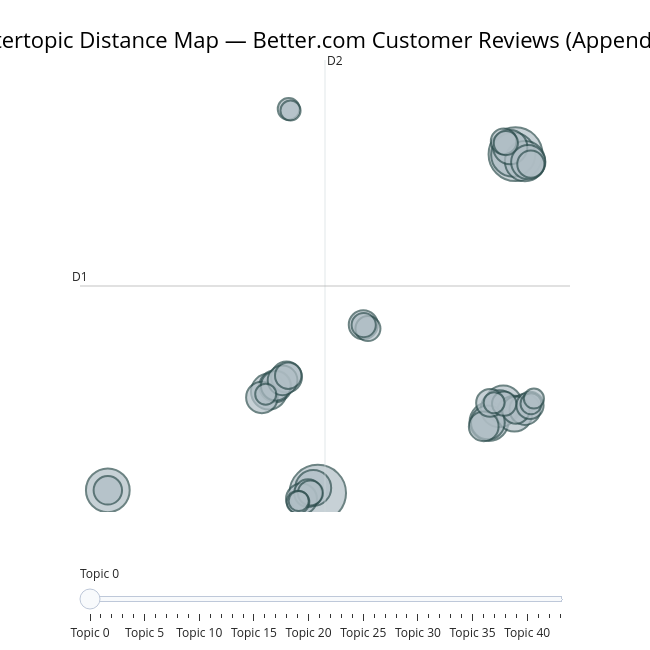

Notebook cell for this chart:
### Code cell
_fig_topicmap = topic_model.visualize_topics(
    custom_labels=True,        # uses labels from set_topic_labels()
    title='Intertopic Distance Map — Better.com Customer Reviews (Appendix)',
)
_fig_topicmap.show()
_save_fig(_fig_topicmap, 'appendix_fig_nlp_topic_map', width=1200, height=900)

### Figure 1 — Plotly figure (JSON) as saved in the notebook; plotly's stock layout.template omitted (floating-point values rounded to 4 significant figures; data arrays with more than 128 entries replaced by an {"elided": "..."} marker saying what was removed)
{"data": [{"customdata": {"elided": "44x3 mixed values"}, "hovertemplate": "<b>Topic %{customdata[0]}</b><br>%{customdata[1]}<br>Size: %{customdata[2]}", "legendgroup": "", "marker": {"color": "#B0BEC5", "line": {"color": "DarkSlateGrey", "width": 2}, "size": [87, 79, 53, 52, 44, 41, 38, 37, 35, 35, 35, 32, 32, 31, 28, 27, 26, 26, 26, 24, 24, 24, 23, 22, 21, 21, 20, 20, 20, 19, 18, 17, 17, 16, 16, 16, 14, 13, 12, 12, 12, 11, 11, 11], "sizemode": "area", "sizeref": 0.05437, "symbol": "circle"}, "mode": "markers", "name": "", "orientation": "v", "showlegend": false, "type": "scatter", "x": [1.25, 11.32, 11.21, -9.443, 11.8, 9.975, 10.7, 10.5, 11.27, -1.237, 1.021, 11.05, 11.97, 9.916, -0.9095, -1.595, 11.8, -0.3392, 0.4238, 9.703, -0.8851, -0.5426, 3.57, -9.442, 0.7594, 10.03, 11.34, 12.06, 12.1, -0.254, 10.72, 0.877, 3.806, 10.74, 3.591, 10.83, 0.2416, -0.2302, 10.23, 12.11, -1.4, 0.2796, 12.26, -0.137], "xaxis": "x", "y": [-3.533, 17.41, 17.38, -3.359, 16.97, 0.8852, 1.956, 1.674, 1.381, 2.742, -3.214, 17.84, 16.92, 0.8296, 3.072, 2.38, 1.637, 3.637, -3.892, 0.5885, 3.096, 3.432, 6.87, -3.358, -3.539, 2.04, 1.591, 1.885, 16.79, 3.722, 18.19, -3.524, 6.634, 1.996, 6.85, 18.09, -4.087, 20.19, 2.053, 1.99, 2.576, -4.019, 2.309, 20.1], "yaxis": "y"}], "layout": {"annotations": [{"showarrow": false, "text": "D1", "x": -10.86, "y": 9.262, "yshift": 10}, {"showarrow": false, "text": "D2", "x": 1.62, "xshift": 10, "y": 23.22}], "height": 650, "hoverlabel": {"bgcolor": "white", "font": {"family": "Rockwell", "size": 16}}, "legend": {"itemsizing": "constant", "tracegroupgap": 0}, "margin": {"t": 60}, "shapes": [{"line": {"color": "#CFD8DC", "width": 2}, "type": "line", "x0": 1.62, "x1": 1.62, "y0": -4.7, "y1": 23.22}, {"line": {"color": "#9E9E9E", "width": 2}, "type": "line", "x0": -10.86, "x1": 14.1, "y0": 9.262, "y1": 9.262}], "sliders": [{"active": 0, "pad": {"t": 50}, "steps": [{"args": [{"marker.color": [["red", "#B0BEC5", "#B0BEC5", "#B0BEC5", "#B0BEC5", "#B0BEC5", "#B0BEC5", "#B0BEC5", "#B0BEC5", "#B0BEC5", "#B0BEC5", "#B0BEC5", "#B0BEC5", "#B0BEC5", "#B0BEC5", "#B0BEC5", "#B0BEC5", "#B0BEC5", "#B0BEC5", "#B0BEC5", "#B0BEC5", "#B0BEC5", "#B0BEC5", "#B0BEC5", "#B0BEC5", "#B0BEC5", "#B0BEC5", "#B0BEC5", "#B0BEC5", "#B0BEC5", "#B0BEC5", "#B0BEC5", "#B0BEC5", "#B0BEC5", "#B0BEC5", "#B0BEC5", "#B0BEC5", "#B0BEC5", "#B0BEC5", "#B0BEC5", "#B0BEC5", "#B0BEC5", "#B0BEC5", "#B0BEC5"]]}], "label": "Topic 0", "method": "update"}, {"args": [{"marker.color": [["#B0BEC5", "red", "#B0BEC5", "#B0BEC5", "#B0BEC5", "#B0BEC5", "#B0BEC5", "#B0BEC5", "#B0BEC5", "#B0BEC5", "#B0BEC5", "#B0BEC5", "#B0BEC5", "#B0BEC5", "#B0BEC5", "#B0BEC5", "#B0BEC5", "#B0BEC5", "#B0BEC5", "#B0BEC5", "#B0BEC5", "#B0BEC5", "#B0BEC5", "#B0BEC5", "#B0BEC5", "#B0BEC5", "#B0BEC5", "#B0BEC5", "#B0BEC5", "#B0BEC5", "#B0BEC5", "#B0BEC5", "#B0BEC5", "#B0BEC5", "#B0BEC5", "#B0BEC5", "#B0BEC5", "#B0BEC5", "#B0BEC5", "#B0BEC5", "#B0BEC5", "#B0BEC5", "#B0BEC5", "#B0BEC5"]]}], "label": "Topic 1", "method": "update"}, {"args": [{"marker.color": [["#B0BEC5", "#B0BEC5", "red", "#B0BEC5", "#B0BEC5", "#B0BEC5", "#B0BEC5", "#B0BEC5", "#B0BEC5", "#B0BEC5", "#B0BEC5", "#B0BEC5", "#B0BEC5", "#B0BEC5", "#B0BEC5", "#B0BEC5", "#B0BEC5", "#B0BEC5", "#B0BEC5", "#B0BEC5", "#B0BEC5", "#B0BEC5", "#B0BEC5", "#B0BEC5", "#B0BEC5", "#B0BEC5", "#B0BEC5", "#B0BEC5", "#B0BEC5", "#B0BEC5", "#B0BEC5", "#B0BEC5", "#B0BEC5", "#B0BEC5", "#B0BEC5", "#B0BEC5", "#B0BEC5", "#B0BEC5", "#B0BEC5", "#B0BEC5", "#B0BEC5", "#B0BEC5", "#B0BEC5", "#B0BEC5"]]}], "label": "Topic 2", "method": "update"}, {"args": [{"marker.color": [["#B0BEC5", "#B0BEC5", "#B0BEC5", "red", "#B0BEC5", "#B0BEC5", "#B0BEC5", "#B0BEC5", "#B0BEC5", "#B0BEC5", "#B0BEC5", "#B0BEC5", "#B0BEC5", "#B0BEC5", "#B0BEC5", "#B0BEC5", "#B0BEC5", "#B0BEC5", "#B0BEC5", "#B0BEC5", "#B0BEC5", "#B0BEC5", "#B0BEC5", "#B0BEC5", "#B0BEC5", "#B0BEC5", "#B0BEC5", "#B0BEC5", "#B0BEC5", "#B0BEC5", "#B0BEC5", "#B0BEC5", "#B0BEC5", "#B0BEC5", "#B0BEC5", "#B0BEC5", "#B0BEC5", "#B0BEC5", "#B0BEC5", "#B0BEC5", "#B0BEC5", "#B0BEC5", "#B0BEC5", "#B0BEC5"]]}], "label": "Topic 3", "method": "update"}, {"args": [{"marker.color": [["#B0BEC5", "#B0BEC5", "#B0BEC5", "#B0BEC5", "red", "#B0BEC5", "#B0BEC5", "#B0BEC5", "#B0BEC5", "#B0BEC5", "#B0BEC5", "#B0BEC5", "#B0BEC5", "#B0BEC5", "#B0BEC5", "#B0BEC5", "#B0BEC5", "#B0BEC5", "#B0BEC5", "#B0BEC5", "#B0BEC5", "#B0BEC5", "#B0BEC5", "#B0BEC5", "#B0BEC5", "#B0BEC5", "#B0BEC5", "#B0BEC5", "#B0BEC5", "#B0BEC5", "#B0BEC5", "#B0BEC5", "#B0BEC5", "#B0BEC5", "#B0BEC5", "#B0BEC5", "#B0BEC5", "#B0BEC5", "#B0BEC5", "#B0BEC5", "#B0BEC5", "#B0BEC5", "#B0BEC5", "#B0BEC5"]]}], "label": "Topic 4", "method": "update"}, {"args": [{"marker.color": [["#B0BEC5", "#B0BEC5", "#B0BEC5", "#B0BEC5", "#B0BEC5", "red", "#B0BEC5", "#B0BEC5", "#B0BEC5", "#B0BEC5", "#B0BEC5", "#B0BEC5", "#B0BEC5", "#B0BEC5", "#B0BEC5", "#B0BEC5", "#B0BEC5", "#B0BEC5", "#B0BEC5", "#B0BEC5", "#B0BEC5", "#B0BEC5", "#B0BEC5", "#B0BEC5", "#B0BEC5", "#B0BEC5", "#B0BEC5", "#B0BEC5", "#B0BEC5", "#B0BEC5", "#B0BEC5", "#B0BEC5", "#B0BEC5", "#B0BEC5", "#B0BEC5", "#B0BEC5", "#B0BEC5", "#B0BEC5", "#B0BEC5", "#B0BEC5", "#B0BEC5", "#B0BEC5", "#B0BEC5", "#B0BEC5"]]}], "label": "Topic 5", "method": "update"}, {"args": [{"marker.color": [["#B0BEC5", "#B0BEC5", "#B0BEC5", "#B0BEC5", "#B0BEC5", "#B0BEC5", "red", "#B0BEC5", "#B0BEC5", "#B0BEC5", "#B0BEC5", "#B0BEC5", "#B0BEC5", "#B0BEC5", "#B0BEC5", "#B0BEC5", "#B0BEC5", "#B0BEC5", "#B0BEC5", "#B0BEC5", "#B0BEC5", "#B0BEC5", "#B0BEC5", "#B0BEC5", "#B0BEC5", "#B0BEC5", "#B0BEC5", "#B0BEC5", "#B0BEC5", "#B0BEC5", "#B0BEC5", "#B0BEC5", "#B0BEC5", "#B0BEC5", "#B0BEC5", "#B0BEC5", "#B0BEC5", "#B0BEC5", "#B0BEC5", "#B0BEC5", "#B0BEC5", "#B0BEC5", "#B0BEC5", "#B0BEC5"]]}], "label": "Topic 6", "method": "update"}, {"args": [{"marker.color": [["#B0BEC5", "#B0BEC5", "#B0BEC5", "#B0BEC5", "#B0BEC5", "#B0BEC5", "#B0BEC5", "red", "#B0BEC5", "#B0BEC5", "#B0BEC5", "#B0BEC5", "#B0BEC5", "#B0BEC5", "#B0BEC5", "#B0BEC5", "#B0BEC5", "#B0BEC5", "#B0BEC5", "#B0BEC5", "#B0BEC5", "#B0BEC5", "#B0BEC5", "#B0BEC5", "#B0BEC5", "#B0BEC5", "#B0BEC5", "#B0BEC5", "#B0BEC5", "#B0BEC5", "#B0BEC5", "#B0BEC5", "#B0BEC5", "#B0BEC5", "#B0BEC5", "#B0BEC5", "#B0BEC5", "#B0BEC5", "#B0BEC5", "#B0BEC5", "#B0BEC5", "#B0BEC5", "#B0BEC5", "#B0BEC5"]]}], "label": "Topic 7", "method": "update"}, {"args": [{"marker.color": [["#B0BEC5", "#B0BEC5", "#B0BEC5", "#B0BEC5", "#B0BEC5", "#B0BEC5", "#B0BEC5", "#B0BEC5", "red", "#B0BEC5", "#B0BEC5", "#B0BEC5", "#B0BEC5", "#B0BEC5", "#B0BEC5", "#B0BEC5", "#B0BEC5", "#B0BEC5", "#B0BEC5", "#B0BEC5", "#B0BEC5", "#B0BEC5", "#B0BEC5", "#B0BEC5", "#B0BEC5", "#B0BEC5", "#B0BEC5", "#B0BEC5", "#B0BEC5", "#B0BEC5", "#B0BEC5", "#B0BEC5", "#B0BEC5", "#B0BEC5", "#B0BEC5", "#B0BEC5", "#B0BEC5", "#B0BEC5", "#B0BEC5", "#B0BEC5", "#B0BEC5", "#B0BEC5", "#B0BEC5", "#B0BEC5"]]}], "label": "Topic 8", "method": "update"}, {"args": [{"marker.color": [["#B0BEC5", "#B0BEC5", "#B0BEC5", "#B0BEC5", "#B0BEC5", "#B0BEC5", "#B0BEC5", "#B0BEC5", "#B0BEC5", "red", "#B0BEC5", "#B0BEC5", "#B0BEC5", "#B0BEC5", "#B0BEC5", "#B0BEC5", "#B0BEC5", "#B0BEC5", "#B0BEC5", "#B0BEC5", "#B0BEC5", "#B0BEC5", "#B0BEC5", "#B0BEC5", "#B0BEC5", "#B0BEC5", "#B0BEC5", "#B0BEC5", "#B0BEC5", "#B0BEC5", "#B0BEC5", "#B0BEC5", "#B0BEC5", "#B0BEC5", "#B0BEC5", "#B0BEC5", "#B0BEC5", "#B0BEC5", "#B0BEC5", "#B0BEC5", "#B0BEC5", "#B0BEC5", "#B0BEC5", "#B0BEC5"]]}], "label": "Topic 9", "method": "update"}, {"args": [{"marker.color": [["#B0BEC5", "#B0BEC5", "#B0BEC5", "#B0BEC5", "#B0BEC5", "#B0BEC5", "#B0BEC5", "#B0BEC5", "#B0BEC5", "#B0BEC5", "red", "#B0BEC5", "#B0BEC5", "#B0BEC5", "#B0BEC5", "#B0BEC5", "#B0BEC5", "#B0BEC5", "#B0BEC5", "#B0BEC5", "#B0BEC5", "#B0BEC5", "#B0BEC5", "#B0BEC5", "#B0BEC5", "#B0BEC5", "#B0BEC5", "#B0BEC5", "#B0BEC5", "#B0BEC5", "#B0BEC5", "#B0BEC5", "#B0BEC5", "#B0BEC5", "#B0BEC5", "#B0BEC5", "#B0BEC5", "#B0BEC5", "#B0BEC5", "#B0BEC5", "#B0BEC5", "#B0BEC5", "#B0BEC5", "#B0BEC5"]]}], "label": "Topic 10", "method": "update"}, {"args": [{"marker.color": [["#B0BEC5", "#B0BEC5", "#B0BEC5", "#B0BEC5", "#B0BEC5", "#B0BEC5", "#B0BEC5", "#B0BEC5", "#B0BEC5", "#B0BEC5", "#B0BEC5", "red", "#B0BEC5", "#B0BEC5", "#B0BEC5", "#B0BEC5", "#B0BEC5", "#B0BEC5", "#B0BEC5", "#B0BEC5", "#B0BEC5", "#B0BEC5", "#B0BEC5", "#B0BEC5", "#B0BEC5", "#B0BEC5", "#B0BEC5", "#B0BEC5", "#B0BEC5", "#B0BEC5", "#B0BEC5", "#B0BEC5", "#B0BEC5", "#B0BEC5", "#B0BEC5", "#B0BEC5", "#B0BEC5", "#B0BEC5", "#B0BEC5", "#B0BEC5", "#B0BEC5", "#B0BEC5", "#B0BEC5", "#B0BEC5"]]}], "label": "Topic 11", "method": "update"}, {"args": [{"marker.color": [["#B0BEC5", "#B0BEC5", "#B0BEC5", "#B0BEC5", "#B0BEC5", "#B0BEC5", "#B0BEC5", "#B0BEC5", "#B0BEC5", "#B0BEC5", "#B0BEC5", "#B0BEC5", "red", "#B0BEC5", "#B0BEC5", "#B0BEC5", "#B0BEC5", "#B0BEC5", "#B0BEC5", "#B0BEC5", "#B0BEC5", "#B0BEC5", "#B0BEC5", "#B0BEC5", "#B0BEC5", "#B0BEC5", "#B0BEC5", "#B0BEC5", "#B0BEC5", "#B0BEC5", "#B0BEC5", "#B0BEC5", "#B0BEC5", "#B0BEC5", "#B0BEC5", "#B0BEC5", "#B0BEC5", "#B0BEC5", "#B0BEC5", "#B0BEC5", "#B0BEC5", "#B0BEC5", "#B0BEC5", "#B0BEC5"]]}], "label": "Topic 12", "method": "update"}, {"args": [{"marker.color": [["#B0BEC5", "#B0BEC5", "#B0BEC5", "#B0BEC5", "#B0BEC5", "#B0BEC5", "#B0BEC5", "#B0BEC5", "#B0BEC5", "#B0BEC5", "#B0BEC5", "#B0BEC5", "#B0BEC5", "red", "#B0BEC5", "#B0BEC5", "#B0BEC5", "#B0BEC5", "#B0BEC5", "#B0BEC5", "#B0BEC5", "#B0BEC5", "#B0BEC5", "#B0BEC5", "#B0BEC5", "#B0BEC5", "#B0BEC5", "#B0BEC5", "#B0BEC5", "#B0BEC5", "#B0BEC5", "#B0BEC5", "#B0BEC5", "#B0BEC5", "#B0BEC5", "#B0BEC5", "#B0BEC5", "#B0BEC5", "#B0BEC5", "#B0BEC5", "#B0BEC5", "#B0BEC5", "#B0BEC5", "#B0BEC5"]]}], "label": "Topic 13", "method": "update"}, {"args": [{"marker.color": [["#B0BEC5", "#B0BEC5", "#B0BEC5", "#B0BEC5", "#B0BEC5", "#B0BEC5", "#B0BEC5", "#B0BEC5", "#B0BEC5", "#B0BEC5", "#B0BEC5", "#B0BEC5", "#B0BEC5", "#B0BEC5", "red", "#B0BEC5", "#B0BEC5", "#B0BEC5", "#B0BEC5", "#B0BEC5", "#B0BEC5", "#B0BEC5", "#B0BEC5", "#B0BEC5", "#B0BEC5", "#B0BEC5", "#B0BEC5", "#B0BEC5", "#B0BEC5", "#B0BEC5", "#B0BEC5", "#B0BEC5", "#B0BEC5", "#B0BEC5", "#B0BEC5", "#B0BEC5", "#B0BEC5", "#B0BEC5", "#B0BEC5", "#B0BEC5", "#B0BEC5", "#B0BEC5", "#B0BEC5", "#B0BEC5"]]}], "label": "Topic 14", "method": "update"}, {"args": [{"marker.color": [["#B0BEC5", "#B0BEC5", "#B0BEC5", "#B0BEC5", "#B0BEC5", "#B0BEC5", "#B0BEC5", "#B0BEC5", "#B0BEC5", "#B0BEC5", "#B0BEC5", "#B0BEC5", "#B0BEC5", "#B0BEC5", "#B0BEC5", "red", "#B0BEC5", "#B0BEC5", "#B0BEC5", "#B0BEC5", "#B0BEC5", "#B0BEC5", "#B0BEC5", "#B0BEC5", "#B0BEC5", "#B0BEC5", "#B0BEC5", "#B0BEC5", "#B0BEC5", "#B0BEC5", "#B0BEC5", "#B0BEC5", "#B0BEC5", "#B0BEC5", "#B0BEC5", "#B0BEC5", "#B0BEC5", "#B0BEC5", "#B0BEC5", "#B0BEC5", "#B0BEC5", "#B0BEC5", "#B0BEC5", "#B0BEC5"]]}], "label": "Topic 15", "method": "update"}, {"args": [{"marker.color": [["#B0BEC5", "#B0BEC5", "#B0BEC5", "#B0BEC5", "#B0BEC5", "#B0BEC5", "#B0BEC5", "#B0BEC5", "#B0BEC5", "#B0BEC5", "#B0BEC5", "#B0BEC5", "#B0BEC5", "#B0BEC5", "#B0BEC5", "#B0BEC5", "red", "#B0BEC5", "#B0BEC5", "#B0BEC5", "#B0BEC5", "#B0BEC5", "#B0BEC5", "#B0BEC5", "#B0BEC5", "#B0BEC5", "#B0BEC5", "#B0BEC5", "#B0BEC5", "#B0BEC5", "#B0BEC5", "#B0BEC5", "#B0BEC5", "#B0BEC5", "#B0BEC5", "#B0BEC5", "#B0BEC5", "#B0BEC5", "#B0BEC5", "#B0BEC5", "#B0BEC5", "#B0BEC5", "#B0BEC5", "#B0BEC5"]]}], "label": "Topic 16", "method": "update"}, {"args": [{"marker.color": [["#B0BEC5", "#B0BEC5", "#B0BEC5", "#B0BEC5", "#B0BEC5", "#B0BEC5", "#B0BEC5", "#B0BEC5", "#B0BEC5", "#B0BEC5", "#B0BEC5", "#B0BEC5", "#B0BEC5", "#B0BEC5", "#B0BEC5", "#B0BEC5", "#B0BEC5", "red", "#B0BEC5", "#B0BEC5", "#B0BEC5", "#B0BEC5", "#B0BEC5", "#B0BEC5", "#B0BEC5", "#B0BEC5", "#B0BEC5", "#B0BEC5", "#B0BEC5", "#B0BEC5", "#B0BEC5", "#B0BEC5", "#B0BEC5", "#B0BEC5", "#B0BEC5", "#B0BEC5", "#B0BEC5", "#B0BEC5", "#B0BEC5", "#B0BEC5", "#B0BEC5", "#B0BEC5", "#B0BEC5", "#B0BEC5"]]}], "label": "Topic 17", "method": "update"}, {"args": [{"marker.color": [["#B0BEC5", "#B0BEC5", "#B0BEC5", "#B0BEC5", "#B0BEC5", "#B0BEC5", "#B0BEC5", "#B0BEC5", "#B0BEC5", "#B0BEC5", "#B0BEC5", "#B0BEC5", "#B0BEC5", "#B0BEC5", "#B0BEC5", "#B0BEC5", "#B0BEC5", "#B0BEC5", "red", "#B0BEC5", "#B0BEC5", "#B0BEC5", "#B0BEC5", "#B0BEC5", "#B0BEC5", "#B0BEC5", "#B0BEC5", "#B0BEC5", "#B0BEC5", "#B0BEC5", "#B0BEC5", "#B0BEC5", "#B0BEC5", "#B0BEC5", "#B0BEC5", "#B0BEC5", "#B0BEC5", "#B0BEC5", "#B0BEC5", "#B0BEC5", "#B0BEC5", "#B0BEC5", "#B0BEC5", "#B0BEC5"]]}], "label": "Topic 18", "method": "update"}, {"args": [{"marker.color": [["#B0BEC5", "#B0BEC5", "#B0BEC5", "#B0BEC5", "#B0BEC5", "#B0BEC5", "#B0BEC5", "#B0BEC5", "#B0BEC5", "#B0BEC5", "#B0BEC5", "#B0BEC5", "#B0BEC5", "#B0BEC5", "#B0BEC5", "#B0BEC5", "#B0BEC5", "#B0BEC5", "#B0BEC5", "red", "#B0BEC5", "#B0BEC5", "#B0BEC5", "#B0BEC5", "#B0BEC5", "#B0BEC5", "#B0BEC5", "#B0BEC5", "#B0BEC5", "#B0BEC5", "#B0BEC5", "#B0BEC5", "#B0BEC5", "#B0BEC5", "#B0BEC5", "#B0BEC5", "#B0BEC5", "#B0BEC5", "#B0BEC5", "#B0BEC5", "#B0BEC5", "#B0BEC5", "#B0BEC5", "#B0BEC5"]]}], "label": "Topic 19", "method": "update"}, {"args": [{"marker.color": [["#B0BEC5", "#B0BEC5", "#B0BEC5", "#B0BEC5", "#B0BEC5", "#B0BEC5", "#B0BEC5", "#B0BEC5", "#B0BEC5", "#B0BEC5", "#B0BEC5", "#B0BEC5", "#B0BEC5", "#B0BEC5", "#B0BEC5", "#B0BEC5", "#B0BEC5", "#B0BEC5", "#B0BEC5", "#B0BEC5", "red", "#B0BEC5", "#B0BEC5", "#B0BEC5", "#B0BEC5", "#B0BEC5", "#B0BEC5", "#B0BEC5", "#B0BEC5", "#B0BEC5", "#B0BEC5", "#B0BEC5", "#B0BEC5", "#B0BEC5", "#B0BEC5", "#B0BEC5", "#B0BEC5", "#B0BEC5", "#B0BEC5", "#B0BEC5", "#B0BEC5", "#B0BEC5", "#B0BEC5", "#B0BEC5"]]}], "label": "Topic 20", "method": "update"}, {"args": [{"marker.color": [["#B0BEC5", "#B0BEC5", "#B0BEC5", "#B0BEC5", "#B0BEC5", "#B0BEC5", "#B0BEC5", "#B0BEC5", "#B0BEC5", "#B0BEC5", "#B0BEC5", "#B0BEC5", "#B0BEC5", "#B0BEC5", "#B0BEC5", "#B0BEC5", "#B0BEC5", "#B0BEC5", "#B0BEC5", "#B0BEC5", "#B0BEC5", "red", "#B0BEC5", "#B0BEC5", "#B0BEC5", "#B0BEC5", "#B0BEC5", "#B0BEC5", "#B0BEC5", "#B0BEC5", "#B0BEC5", "#B0BEC5", "#B0BEC5", "#B0BEC5", "#B0BEC5", "#B0BEC5", "#B0BEC5", "#B0BEC5", "#B0BEC5", "#B0BEC5", "#B0BEC5", "#B0BEC5", "#B0BEC5", "#B0BEC5"]]}], "label": "Topic 21", "method": "update"}, {"args": [{"marker.color": [["#B0BEC5", "#B0BEC5", "#B0BEC5", "#B0BEC5", "#B0BEC5", "#B0BEC5", "#B0BEC5", "#B0BEC5", "#B0BEC5", "#B0BEC5", "#B0BEC5", "#B0BEC5", "#B0BEC5", "#B0BEC5", "#B0BEC5", "#B0BEC5", "#B0BEC5", "#B0BEC5", "#B0BEC5", "#B0BEC5", "#B0BEC5", "#B0BEC5", "red", "#B0BEC5", "#B0BEC5", "#B0BEC5", "#B0BEC5", "#B0BEC5", "#B0BEC5", "#B0BEC5", "#B0BEC5", "#B0BEC5", "#B0BEC5", "#B0BEC5", "#B0BEC5", "#B0BEC5", "#B0BEC5", "#B0BEC5", "#B0BEC5", "#B0BEC5", "#B0BEC5", "#B0BEC5", "#B0BEC5", "#B0BEC5"]]}], "label": "Topic 22", "method": "update"}, {"args": [{"marker.color": [["#B0BEC5", "#B0BEC5", "#B0BEC5", "#B0BEC5", "#B0BEC5", "#B0BEC5", "#B0BEC5", "#B0BEC5", "#B0BEC5", "#B0BEC5", "#B0BEC5", "#B0BEC5", "#B0BEC5", "#B0BEC5", "#B0BEC5", "#B0BEC5", "#B0BEC5", "#B0BEC5", "#B0BEC5", "#B0BEC5", "#B0BEC5", "#B0BEC5", "#B0BEC5", "red", "#B0BEC5", "#B0BEC5", "#B0BEC5", "#B0BEC5", "#B0BEC5", "#B0BEC5", "#B0BEC5", "#B0BEC5", "#B0BEC5", "#B0BEC5", "#B0BEC5", "#B0BEC5", "#B0BEC5", "#B0BEC5", "#B0BEC5", "#B0BEC5", "#B0BEC5", "#B0BEC5", "#B0BEC5", "#B0BEC5"]]}], "label": "Topic 23", "method": "update"}, {"args": [{"marker.color": [["#B0BEC5", "#B0BEC5", "#B0BEC5", "#B0BEC5", "#B0BEC5", "#B0BEC5", "#B0BEC5", "#B0BEC5", "#B0BEC5", "#B0BEC5", "#B0BEC5", "#B0BEC5", "#B0BEC5", "#B0BEC5", "#B0BEC5", "#B0BEC5", "#B0BEC5", "#B0BEC5", "#B0BEC5", "#B0BEC5", "#B0BEC5", "#B0BEC5", "#B0BEC5", "#B0BEC5", "red", "#B0BEC5", "#B0BEC5", "#B0BEC5", "#B0BEC5", "#B0BEC5", "#B0BEC5", "#B0BEC5", "#B0BEC5", "#B0BEC5", "#B0BEC5", "#B0BEC5", "#B0BEC5", "#B0BEC5", "#B0BEC5", "#B0BEC5", "#B0BEC5", "#B0BEC5", "#B0BEC5", "#B0BEC5"]]}], "label": "Topic 24", "method": "update"}, {"args": [{"marker.color": [["#B0BEC5", "#B0BEC5", "#B0BEC5", "#B0BEC5", "#B0BEC5", "#B0BEC5", "#B0BEC5", "#B0BEC5", "#B0BEC5", "#B0BEC5", "#B0BEC5", "#B0BEC5", "#B0BEC5", "#B0BEC5", "#B0BEC5", "#B0BEC5", "#B0BEC5", "#B0BEC5", "#B0BEC5", "#B0BEC5", "#B0BEC5", "#B0BEC5", "#B0BEC5", "#B0BEC5", "#B0BEC5", "red", "#B0BEC5", "#B0BEC5", "#B0BEC5", "#B0BEC5", "#B0BEC5", "#B0BEC5", "#B0BEC5", "#B0BEC5", "#B0BEC5", "#B0BEC5", "#B0BEC5", "#B0BEC5", "#B0BEC5", "#B0BEC5", "#B0BEC5", "#B0BEC5", "#B0BEC5", "#B0BEC5"]]}], "label": "Topic 25", "method": "update"}, {"args": [{"marker.color": [["#B0BEC5", "#B0BEC5", "#B0BEC5", "#B0BEC5", "#B0BEC5", "#B0BEC5", "#B0BEC5", "#B0BEC5", "#B0BEC5", "#B0BEC5", "#B0BEC5", "#B0BEC5", "#B0BEC5", "#B0BEC5", "#B0BEC5", "#B0BEC5", "#B0BEC5", "#B0BEC5", "#B0BEC5", "#B0BEC5", "#B0BEC5", "#B0BEC5", "#B0BEC5", "#B0BEC5", "#B0BEC5", "#B0BEC5", "red", "#B0BEC5", "#B0BEC5", "#B0BEC5", "#B0BEC5", "#B0BEC5", "#B0BEC5", "#B0BEC5", "#B0BEC5", "#B0BEC5", "#B0BEC5", "#B0BEC5", "#B0BEC5", "#B0BEC5", "#B0BEC5", "#B0BEC5", "#B0BEC5", "#B0BEC5"]]}], "label": "Topic 26", "method": "update"}, {"args": [{"marker.color": [["#B0BEC5", "#B0BEC5", "#B0BEC5", "#B0BEC5", "#B0BEC5", "#B0BEC5", "#B0BEC5", "#B0BEC5", "#B0BEC5", "#B0BEC5", "#B0BEC5", "#B0BEC5", "#B0BEC5", "#B0BEC5", "#B0BEC5", "#B0BEC5", "#B0BEC5", "#B0BEC5", "#B0BEC5", "#B0BEC5", "#B0BEC5", "#B0BEC5", "#B0BEC5", "#B0BEC5", "#B0BEC5", "#B0BEC5", "#B0BEC5", "red", "#B0BEC5", "#B0BEC5", "#B0BEC5", "#B0BEC5", "#B0BEC5", "#B0BEC5", "#B0BEC5", "#B0BEC5", "#B0BEC5", "#B0BEC5", "#B0BEC5", "#B0BEC5", "#B0BEC5", "#B0BEC5", "#B0BEC5", "#B0BEC5"]]}], "label": "Topic 27", "method": "update"}, {"args": [{"marker.color": [["#B0BEC5", "#B0BEC5", "#B0BEC5", "#B0BEC5", "#B0BEC5", "#B0BEC5", "#B0BEC5", "#B0BEC5", "#B0BEC5", "#B0BEC5", "#B0BEC5", "#B0BEC5", "#B0BEC5", "#B0BEC5", "#B0BEC5", "#B0BEC5", "#B0BEC5", "#B0BEC5", "#B0BEC5", "#B0BEC5", "#B0BEC5", "#B0BEC5", "#B0BEC5", "#B0BEC5", "#B0BEC5", "#B0BEC5", "#B0BEC5", "#B0BEC5", "red", "#B0BEC5", "#B0BEC5", "#B0BEC5", "#B0BEC5", "#B0BEC5", "#B0BEC5", "#B0BEC5", "#B0BEC5", "#B0BEC5", "#B0BEC5", "#B0BEC5", "#B0BEC5", "#B0BEC5", "#B0BEC5", "#B0BEC5"]]}], "label": "Topic 28", "method": "update"}, {"args": [{"marker.color": [["#B0BEC5", "#B0BEC5", "#B0BEC5", "#B0BEC5", "#B0BEC5", "#B0BEC5", "#B0BEC5", "#B0BEC5", "#B0BEC5", "#B0BEC5", "#B0BEC5", "#B0BEC5", "#B0BEC5", "#B0BEC5", "#B0BEC5", "#B0BEC5", "#B0BEC5", "#B0BEC5", "#B0BEC5", "#B0BEC5", "#B0BEC5", "#B0BEC5", "#B0BEC5", "#B0BEC5", "#B0BEC5", "#B0BEC5", "#B0BEC5", "#B0BEC5", "#B0BEC5", "red", "#B0BEC5", "#B0BEC5", "#B0BEC5", "#B0BEC5", "#B0BEC5", "#B0BEC5", "#B0BEC5", "#B0BEC5", "#B0BEC5", "#B0BEC5", "#B0BEC5", "#B0BEC5", "#B0BEC5", "#B0BEC5"]]}], "label": "Topic 29", "method": "update"}, {"args": [{"marker.color": [["#B0BEC5", "#B0BEC5", "#B0BEC5", "#B0BEC5", "#B0BEC5", "#B0BEC5", "#B0BEC5", "#B0BEC5", "#B0BEC5", "#B0BEC5", "#B0BEC5", "#B0BEC5", "#B0BEC5", "#B0BEC5", "#B0BEC5", "#B0BEC5", "#B0BEC5", "#B0BEC5", "#B0BEC5", "#B0BEC5", "#B0BEC5", "#B0BEC5", "#B0BEC5", "#B0BEC5", "#B0BEC5", "#B0BEC5", "#B0BEC5", "#B0BEC5", "#B0BEC5", "#B0BEC5", "red", "#B0BEC5", "#B0BEC5", "#B0BEC5", "#B0BEC5", "#B0BEC5", "#B0BEC5", "#B0BEC5", "#B0BEC5", "#B0BEC5", "#B0BEC5", "#B0BEC5", "#B0BEC5", "#B0BEC5"]]}], "label": "Topic 30", "method": "update"}, {"args": [{"marker.color": [["#B0BEC5", "#B0BEC5", "#B0BEC5", "#B0BEC5", "#B0BEC5", "#B0BEC5", "#B0BEC5", "#B0BEC5", "#B0BEC5", "#B0BEC5", "#B0BEC5", "#B0BEC5", "#B0BEC5", "#B0BEC5", "#B0BEC5", "#B0BEC5", "#B0BEC5", "#B0BEC5", "#B0BEC5", "#B0BEC5", "#B0BEC5", "#B0BEC5", "#B0BEC5", "#B0BEC5", "#B0BEC5", "#B0BEC5", "#B0BEC5", "#B0BEC5", "#B0BEC5", "#B0BEC5", "#B0BEC5", "red", "#B0BEC5", "#B0BEC5", "#B0BEC5", "#B0BEC5", "#B0BEC5", "#B0BEC5", "#B0BEC5", "#B0BEC5", "#B0BEC5", "#B0BEC5", "#B0BEC5", "#B0BEC5"]]}], "label": "Topic 31", "method": "update"}, {"args": [{"marker.color": [["#B0BEC5", "#B0BEC5", "#B0BEC5", "#B0BEC5", "#B0BEC5", "#B0BEC5", "#B0BEC5", "#B0BEC5", "#B0BEC5", "#B0BEC5", "#B0BEC5", "#B0BEC5", "#B0BEC5", "#B0BEC5", "#B0BEC5", "#B0BEC5", "#B0BEC5", "#B0BEC5", "#B0BEC5", "#B0BEC5", "#B0BEC5", "#B0BEC5", "#B0BEC5", "#B0BEC5", "#B0BEC5", "#B0BEC5", "#B0BEC5", "#B0BEC5", "#B0BEC5", "#B0BEC5", "#B0BEC5", "#B0BEC5", "red", "#B0BEC5", "#B0BEC5", "#B0BEC5", "#B0BEC5", "#B0BEC5", "#B0BEC5", "#B0BEC5", "#B0BEC5", "#B0BEC5", "#B0BEC5", "#B0BEC5"]]}], "label": "Topic 32", "method": "update"}, {"args": [{"marker.color": [["#B0BEC5", "#B0BEC5", "#B0BEC5", "#B0BEC5", "#B0BEC5", "#B0BEC5", "#B0BEC5", "#B0BEC5", "#B0BEC5", "#B0BEC5", "#B0BEC5", "#B0BEC5", "#B0BEC5", "#B0BEC5", "#B0BEC5", "#B0BEC5", "#B0BEC5", "#B0BEC5", "#B0BEC5", "#B0BEC5", "#B0BEC5", "#B0BEC5", "#B0BEC5", "#B0BEC5", "#B0BEC5", "#B0BEC5", "#B0BEC5", "#B0BEC5", "#B0BEC5", "#B0BEC5", "#B0BEC5", "#B0BEC5", "#B0BEC5", "red", "#B0BEC5", "#B0BEC5", "#B0BEC5", "#B0BEC5", "#B0BEC5", "#B0BEC5", "#B0BEC5", "#B0BEC5", "#B0BEC5", "#B0BEC5"]]}], "label": "Topic 33", "method": "update"}, {"args": [{"marker.color": [["#B0BEC5", "#B0BEC5", "#B0BEC5", "#B0BEC5", "#B0BEC5", "#B0BEC5", "#B0BEC5", "#B0BEC5", "#B0BEC5", "#B0BEC5", "#B0BEC5", "#B0BEC5", "#B0BEC5", "#B0BEC5", "#B0BEC5", "#B0BEC5", "#B0BEC5", "#B0BEC5", "#B0BEC5", "#B0BEC5", "#B0BEC5", "#B0BEC5", "#B0BEC5", "#B0BEC5", "#B0BEC5", "#B0BEC5", "#B0BEC5", "#B0BEC5", "#B0BEC5", "#B0BEC5", "#B0BEC5", "#B0BEC5", "#B0BEC5", "#B0BEC5", "red", "#B0BEC5", "#B0BEC5", "#B0BEC5", "#B0BEC5", "#B0BEC5", "#B0BEC5", "#B0BEC5", "#B0BEC5", "#B0BEC5"]]}], "label": "Topic 34", "method": "update"}, {"args": [{"marker.color": [["#B0BEC5", "#B0BEC5", "#B0BEC5", "#B0BEC5", "#B0BEC5", "#B0BEC5", "#B0BEC5", "#B0BEC5", "#B0BEC5", "#B0BEC5", "#B0BEC5", "#B0BEC5", "#B0BEC5", "#B0BEC5", "#B0BEC5", "#B0BEC5", "#B0BEC5", "#B0BEC5", "#B0BEC5", "#B0BEC5", "#B0BEC5", "#B0BEC5", "#B0BEC5", "#B0BEC5", "#B0BEC5", "#B0BEC5", "#B0BEC5", "#B0BEC5", "#B0BEC5", "#B0BEC5", "#B0BEC5", "#B0BEC5", "#B0BEC5", "#B0BEC5", "#B0BEC5", "red", "#B0BEC5", "#B0BEC5", "#B0BEC5", "#B0BEC5", "#B0BEC5", "#B0BEC5", "#B0BEC5", "#B0BEC5"]]}], "label": "Topic 35", "method": "update"}, {"args": [{"marker.color": [["#B0BEC5", "#B0BEC5", "#B0BEC5", "#B0BEC5", "#B0BEC5", "#B0BEC5", "#B0BEC5", "#B0BEC5", "#B0BEC5", "#B0BEC5", "#B0BEC5", "#B0BEC5", "#B0BEC5", "#B0BEC5", "#B0BEC5", "#B0BEC5", "#B0BEC5", "#B0BEC5", "#B0BEC5", "#B0BEC5", "#B0BEC5", "#B0BEC5", "#B0BEC5", "#B0BEC5", "#B0BEC5", "#B0BEC5", "#B0BEC5", "#B0BEC5", "#B0BEC5", "#B0BEC5", "#B0BEC5", "#B0BEC5", "#B0BEC5", "#B0BEC5", "#B0BEC5", "#B0BEC5", "red", "#B0BEC5", "#B0BEC5", "#B0BEC5", "#B0BEC5", "#B0BEC5", "#B0BEC5", "#B0BEC5"]]}], "label": "Topic 36", "method": "update"}, {"args": [{"marker.color": [["#B0BEC5", "#B0BEC5", "#B0BEC5", "#B0BEC5", "#B0BEC5", "#B0BEC5", "#B0BEC5", "#B0BEC5", "#B0BEC5", "#B0BEC5", "#B0BEC5", "#B0BEC5", "#B0BEC5", "#B0BEC5", "#B0BEC5", "#B0BEC5", "#B0BEC5", "#B0BEC5", "#B0BEC5", "#B0BEC5", "#B0BEC5", "#B0BEC5", "#B0BEC5", "#B0BEC5", "#B0BEC5", "#B0BEC5", "#B0BEC5", "#B0BEC5", "#B0BEC5", "#B0BEC5", "#B0BEC5", "#B0BEC5", "#B0BEC5", "#B0BEC5", "#B0BEC5", "#B0BEC5", "#B0BEC5", "red", "#B0BEC5", "#B0BEC5", "#B0BEC5", "#B0BEC5", "#B0BEC5", "#B0BEC5"]]}], "label": "Topic 37", "method": "update"}, {"args": [{"marker.color": [["#B0BEC5", "#B0BEC5", "#B0BEC5", "#B0BEC5", "#B0BEC5", "#B0BEC5", "#B0BEC5", "#B0BEC5", "#B0BEC5", "#B0BEC5", "#B0BEC5", "#B0BEC5", "#B0BEC5", "#B0BEC5", "#B0BEC5", "#B0BEC5", "#B0BEC5", "#B0BEC5", "#B0BEC5", "#B0BEC5", "#B0BEC5", "#B0BEC5", "#B0BEC5", "#B0BEC5", "#B0BEC5", "#B0BEC5", "#B0BEC5", "#B0BEC5", "#B0BEC5", "#B0BEC5", "#B0BEC5", "#B0BEC5", "#B0BEC5", "#B0BEC5", "#B0BEC5", "#B0BEC5", "#B0BEC5", "#B0BEC5", "red", "#B0BEC5", "#B0BEC5", "#B0BEC5", "#B0BEC5", "#B0BEC5"]]}], "label": "Topic 38", "method": "update"}, {"args": [{"marker.color": [["#B0BEC5", "#B0BEC5", "#B0BEC5", "#B0BEC5", "#B0BEC5", "#B0BEC5", "#B0BEC5", "#B0BEC5", "#B0BEC5", "#B0BEC5", "#B0BEC5", "#B0BEC5", "#B0BEC5", "#B0BEC5", "#B0BEC5", "#B0BEC5", "#B0BEC5", "#B0BEC5", "#B0BEC5", "#B0BEC5", "#B0BEC5", "#B0BEC5", "#B0BEC5", "#B0BEC5", "#B0BEC5", "#B0BEC5", "#B0BEC5", "#B0BEC5", "#B0BEC5", "#B0BEC5", "#B0BEC5", "#B0BEC5", "#B0BEC5", "#B0BEC5", "#B0BEC5", "#B0BEC5", "#B0BEC5", "#B0BEC5", "#B0BEC5", "red", "#B0BEC5", "#B0BEC5", "#B0BEC5", "#B0BEC5"]]}], "label": "Topic 39", "method": "update"}, {"args": [{"marker.color": [["#B0BEC5", "#B0BEC5", "#B0BEC5", "#B0BEC5", "#B0BEC5", "#B0BEC5", "#B0BEC5", "#B0BEC5", "#B0BEC5", "#B0BEC5", "#B0BEC5", "#B0BEC5", "#B0BEC5", "#B0BEC5", "#B0BEC5", "#B0BEC5", "#B0BEC5", "#B0BEC5", "#B0BEC5", "#B0BEC5", "#B0BEC5", "#B0BEC5", "#B0BEC5", "#B0BEC5", "#B0BEC5", "#B0BEC5", "#B0BEC5", "#B0BEC5", "#B0BEC5", "#B0BEC5", "#B0BEC5", "#B0BEC5", "#B0BEC5", "#B0BEC5", "#B0BEC5", "#B0BEC5", "#B0BEC5", "#B0BEC5", "#B0BEC5", "#B0BEC5", "red", "#B0BEC5", "#B0BEC5", "#B0BEC5"]]}], "label": "Topic 40", "method": "update"}, {"args": [{"marker.color": [["#B0BEC5", "#B0BEC5", "#B0BEC5", "#B0BEC5", "#B0BEC5", "#B0BEC5", "#B0BEC5", "#B0BEC5", "#B0BEC5", "#B0BEC5", "#B0BEC5", "#B0BEC5", "#B0BEC5", "#B0BEC5", "#B0BEC5", "#B0BEC5", "#B0BEC5", "#B0BEC5", "#B0BEC5", "#B0BEC5", "#B0BEC5", "#B0BEC5", "#B0BEC5", "#B0BEC5", "#B0BEC5", "#B0BEC5", "#B0BEC5", "#B0BEC5", "#B0BEC5", "#B0BEC5", "#B0BEC5", "#B0BEC5", "#B0BEC5", "#B0BEC5", "#B0BEC5", "#B0BEC5", "#B0BEC5", "#B0BEC5", "#B0BEC5", "#B0BEC5", "#B0BEC5", "red", "#B0BEC5", "#B0BEC5"]]}], "label": "Topic 41", "method": "update"}, {"args": [{"marker.color": [["#B0BEC5", "#B0BEC5", "#B0BEC5", "#B0BEC5", "#B0BEC5", "#B0BEC5", "#B0BEC5", "#B0BEC5", "#B0BEC5", "#B0BEC5", "#B0BEC5", "#B0BEC5", "#B0BEC5", "#B0BEC5", "#B0BEC5", "#B0BEC5", "#B0BEC5", "#B0BEC5", "#B0BEC5", "#B0BEC5", "#B0BEC5", "#B0BEC5", "#B0BEC5", "#B0BEC5", "#B0BEC5", "#B0BEC5", "#B0BEC5", "#B0BEC5", "#B0BEC5", "#B0BEC5", "#B0BEC5", "#B0BEC5", "#B0BEC5", "#B0BEC5", "#B0BEC5", "#B0BEC5", "#B0BEC5", "#B0BEC5", "#B0BEC5", "#B0BEC5", "#B0BEC5", "#B0BEC5", "red", "#B0BEC5"]]}], "label": "Topic 42", "method": "update"}, {"args": [{"marker.color": [["#B0BEC5", "#B0BEC5", "#B0BEC5", "#B0BEC5", "#B0BEC5", "#B0BEC5", "#B0BEC5", "#B0BEC5", "#B0BEC5", "#B0BEC5", "#B0BEC5", "#B0BEC5", "#B0BEC5", "#B0BEC5", "#B0BEC5", "#B0BEC5", "#B0BEC5", "#B0BEC5", "#B0BEC5", "#B0BEC5", "#B0BEC5", "#B0BEC5", "#B0BEC5", "#B0BEC5", "#B0BEC5", "#B0BEC5", "#B0BEC5", "#B0BEC5", "#B0BEC5", "#B0BEC5", "#B0BEC5", "#B0BEC5", "#B0BEC5", "#B0BEC5", "#B0BEC5", "#B0BEC5", "#B0BEC5", "#B0BEC5", "#B0BEC5", "#B0BEC5", "#B0BEC5", "#B0BEC5", "#B0BEC5", "red"]]}], "label": "Topic 43", "method": "update"}]}], "title": {"font": {"color": "Black", "size": 22}, "text": "Intertopic Distance Map — Better.com Customer Reviews (Appendix)", "x": 0.5, "xanchor": "center", "y": 0.95, "yanchor": "top"}, "width": 650, "xaxis": {"anchor": "y", "domain": [0, 1], "range": [-10.86, 14.1], "title": {"text": ""}, "visible": false}, "yaxis": {"anchor": "x", "domain": [0, 1], "range": [-4.7, 23.22], "title": {"text": ""}, "visible": false}}}
